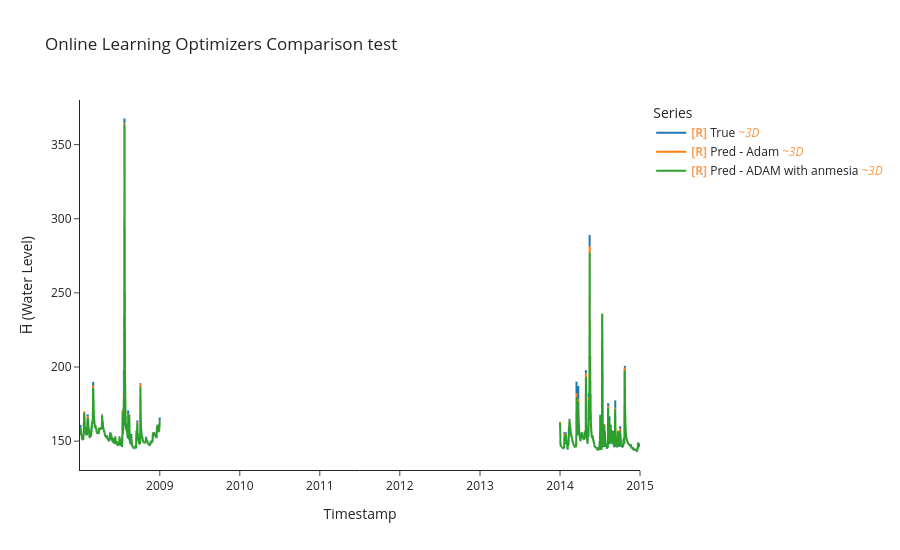

Write notebook code for a chart like this one.
### Code cell
# just plot adam and adam with amnesia
uf.calculate_metrics_and_plot(results,'Online Learning Optimizers Comparison test',
                              methods_to_plot=["Adam", "ADAM with anmesia"])

### Figure 1 — Plotly figure (JSON) as saved in the notebook; plotly's stock layout.template omitted (floating-point values rounded to 4 significant figures; data arrays with more than 128 entries replaced by an {"elided": "..."} marker saying what was removed)
{"data": [{"hovertemplate": "Legend=True<br>Timestamp=%{x}<br>H̅ (Water Level)=%{y}<extra></extra>", "legendgroup": "True", "line": {"color": "#1f77b4", "dash": "solid", "width": 2}, "marker": {"symbol": "circle"}, "mode": "lines", "name": "<b style=\"color:sandybrown\">[R]</b> True <i style=\"color:#fc9944\">~3D</i>", "showlegend": true, "type": "scattergl", "uid": "ffb4f6d8-e370-4fbd-8a09-08fa89d331ef", "x": {"elided": "1001 str values"}, "xaxis": "x", "y": {"elided": "1001 float values"}, "yaxis": "y"}, {"hovertemplate": "Legend=Pred - Adam<br>Timestamp=%{x}<br>H̅ (Water Level)=%{y}<extra></extra>", "legendgroup": "Pred - Adam", "line": {"color": "#ff7f0e", "dash": "solid", "width": 2}, "marker": {"symbol": "circle"}, "mode": "lines", "name": "<b style=\"color:sandybrown\">[R]</b> Pred - Adam <i style=\"color:#fc9944\">~3D</i>", "showlegend": true, "type": "scattergl", "uid": "a8d7b2cb-5636-44d9-a2d0-e48c37b0f996", "x": {"elided": "1001 str values"}, "xaxis": "x", "y": {"elided": "1001 float values"}, "yaxis": "y"}, {"hovertemplate": "Legend=Pred - ADAM with anmesia<br>Timestamp=%{x}<br>H̅ (Water Level)=%{y}<extra></extra>", "legendgroup": "Pred - ADAM with anmesia", "line": {"color": "#2ca02c", "dash": "solid", "width": 2}, "marker": {"symbol": "circle"}, "mode": "lines", "name": "<b style=\"color:sandybrown\">[R]</b> Pred - ADAM with anmesia <i style=\"color:#fc9944\">~3D</i>", "showlegend": true, "type": "scattergl", "uid": "a1f9d2a7-6435-4722-83ec-c8871e1708a9", "x": {"elided": "1001 str values"}, "xaxis": "x", "y": {"elided": "1001 float values"}, "yaxis": "y"}], "layout": {"height": 550, "legend": {"title": {"text": "Series"}, "tracegroupgap": 0}, "title": {"text": "Online Learning Optimizers Comparison test"}, "xaxis": {"anchor": "y", "domain": [0, 1], "title": {"text": "Timestamp"}}, "yaxis": {"anchor": "x", "domain": [0, 1], "title": {"text": "H̅ (Water Level)"}}}}
